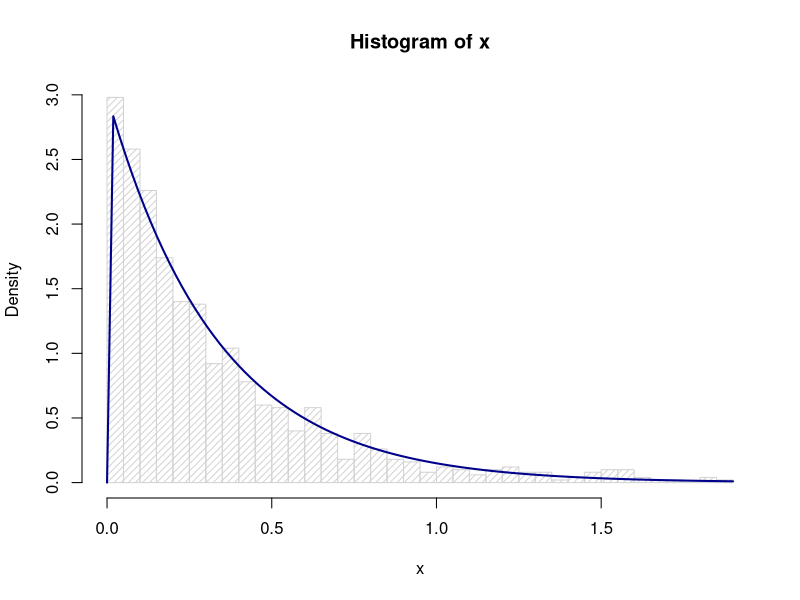
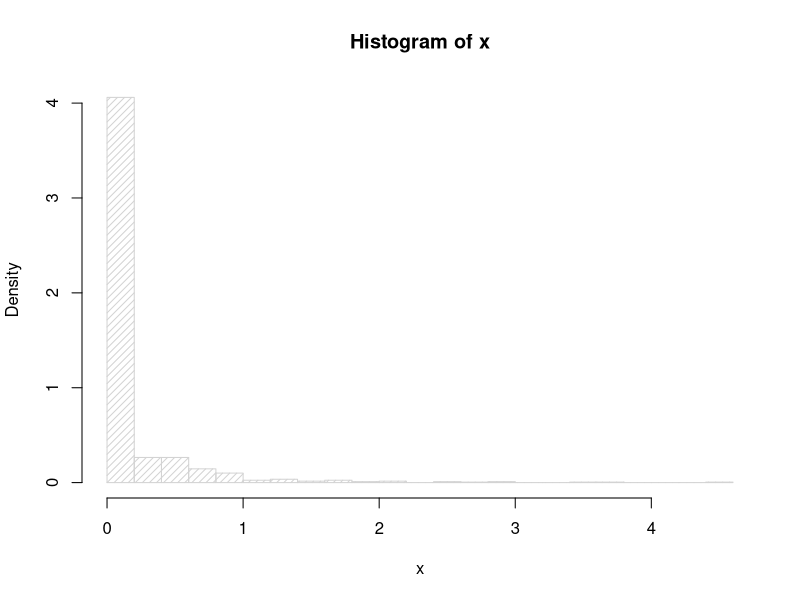
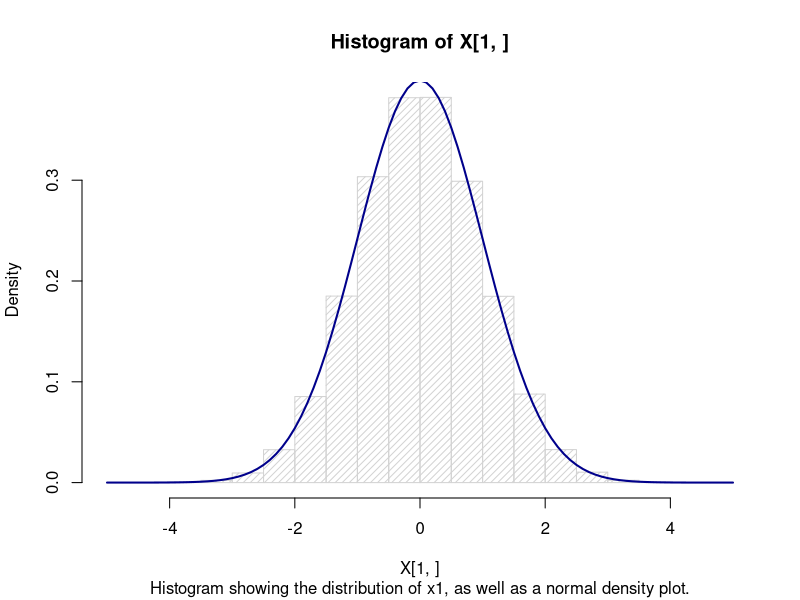
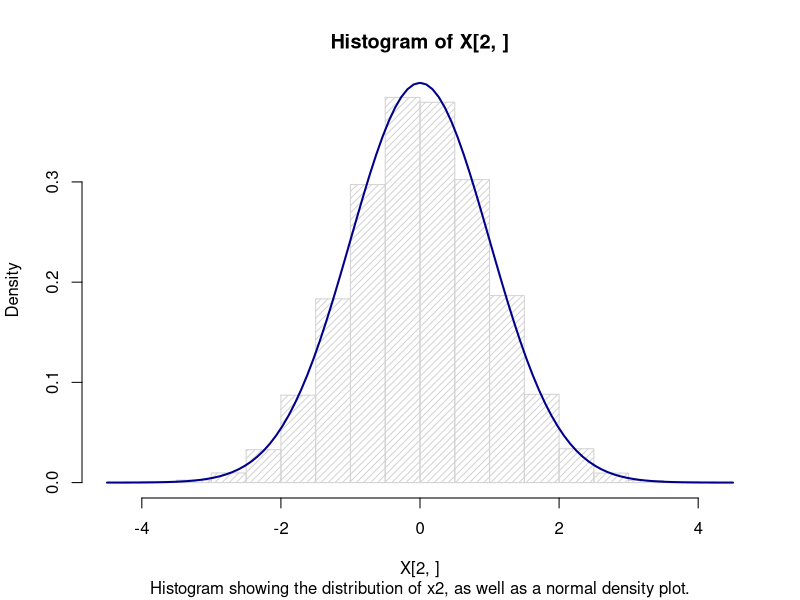
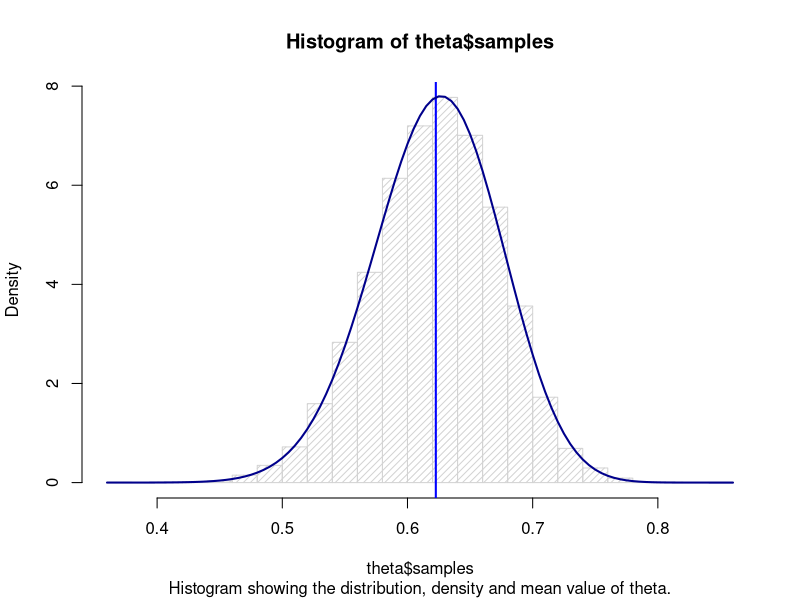
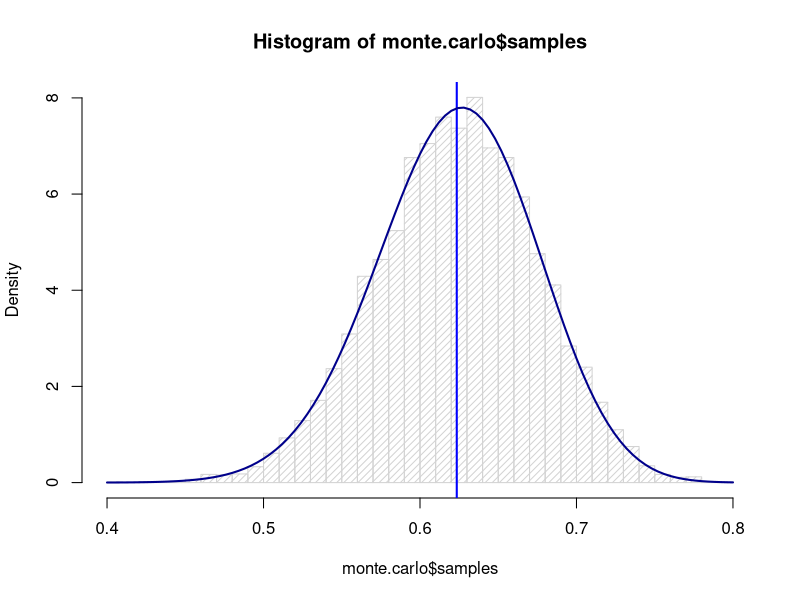

The R script that drew these images, in order:
## ---- chunk 1
knitr::opts_chunk$set(echo = TRUE)
## ---- chunk 2
# Generate samples from exponential distribution
rate <- 3 #Rate parameter
n <- 1000 #Number of samples
generate.exponential <- function(rate, n){
  u <- runif(n) # Uniform distributed random variable
  x <- - 1/rate * log(u) # Inversion method
  return(x)
}
x <- generate.exponential(rate, n)
hist(x, density=20, breaks = 30, prob=TRUE)
curve(dexp(x, rate=rate), add=TRUE, col="darkblue", lwd=2)
## ---- chunk 3
# Generate samples from g(X)
rate <- 3 #Rate parameter
n <- 1000 #Number of samples
alpha <- 0.1 # Alpha parameter
generate.samples.g<- function(alpha, n){
  c <- alpha*exp(1)/(alpha+exp(1)) # Analyticaly expression for c
  u <- runif(n) # Uniform distributed random variable
  x <- c()
  # For loop as we have to check which expression to apply
  for (i in 1:n){
    if (u[i] < c/(alpha)){
      x <- c(x, (u[i]*alpha/c)^(1/alpha))
    }
    else{
      x <- c(x, 1-log(exp(1)/c*(1-u[i])))
    }
    
  }
  return(x)
}
x <- generate.samples.g(alpha, n)
hist(x, density=20, breaks = 20, prob=TRUE)
## ---- chunk 4
# Generate samples from normal distribution with Box-Muller
n <- 100000 #Number of samples
generate.normal <- function(n){
  u1 <- runif(n) # Uniform distributed random variable
  u2 <- runif(n) # Uniform distributed random variable
  x1 <- sqrt(-2*log(u1))*cos(2*pi*u2) # Normal distributed random variable
  x2 <- sqrt(-2*log(u1))*sin(2*pi*u2) # Normal distributed random variable
  X <- rbind(x1, x2) # Format the variates to be a matrix
  return (X)
}
X <- generate.normal(n)
hist(X[1,], density=20, breaks = 30, prob=TRUE)
curve(dnorm, add=TRUE, col="darkblue", lwd=2)
title(main = NULL, sub = "Histogram showing the distribution of x1, as well as a normal density plot.", xlab = NULL, ylab = NULL)
hist(X[2,], density=20, breaks = 30, prob=TRUE)
curve(dnorm, add=TRUE, col="darkblue", lwd=2)
title(main = NULL, sub = "Histogram showing the distribution of x2, as well as a normal density plot.", xlab = NULL, ylab = NULL)
## ---- chunk 5
cat("Expected mean: ", c(0, 0), "\n")
cat("Expected covariance:  \n")
cbind(c(1,0),c(0,1))
cat("Sample mean: ", mean(X[1, ]), mean(X[2, ]), "\n")
cat("Sample covariance: \n")
cov(t(X))
## ---- chunk 6
# Generate n samples from d variate normal distribution
n <- 10000 #Number of samples
mu <- c(0, 0) #Expected values. d is the length of the mu vector
sigma <- cbind(c(1,0.5),c(0.5,1)) # Covariance between the different distributions
generate.d.normal <- function(n, mu, sigma){
  A <- chol(sigma) # Cholesky decompostion of the covariance matrix
  d <- length(mu) # Number of variates
  X <- generate.normal(n*d) # n*d normal distributed random variables
  x <- matrix(X[1,], nrow=d, ncol=n) # Format the random variables as a n x d matrix
  Z <- mu+t(A)%*%x # Scales the random variables to be d variate
  return(Z)
}
Z <- generate.d.normal(n, mu, sigma)
## ---- chunk 7
Z <- generate.d.normal(n, mu, sigma)
cat("Expected mean: ", mu, "\n")
cat("Expected covariance: \n")
sigma
cat("\n")
cat("Sample mean: ", mean(Z[1,]), mean(Z[2,]), "\n")
cat("Sample covariance: \n")
cov(t(Z))
## ---- chunk 8
#Function f(x) - gamma distributed returns a value given x and alpha
function.f <- function(x, alpha){
  if (x>0){
    return (x^(alpha-1)*exp(-x)/gamma(alpha))
  }
  else{
    return(0)
  }
}

#Function g(x) from A returns a value given x and alpha
function.g <- function(x, alpha){
  c = alpha*exp(1)/(alpha+exp(1))
  if (x>0 && x<1){
    return (c*x^(alpha-1))
  }
  else if(x >= 1){
    return(c*exp(-x))
  }
  else{
    return(0)
  }
}

# Generate n samples from d variate normal distribution
n <- 10000 #Number of samples
alpha <- 0.3
rejection.sampling <- function(n, alpha){
  c <- (alpha+exp(1))/(gamma(alpha)*alpha*exp(1)) # Expression for c
  samples <- c()
  for (i in 1:n){
    repeat{
      x <- generate.samples.g(alpha, 1) # Generate a sample from g
      acceptance.prob <- function.f(x, alpha)/(c*function.g(x, alpha)) # Compute acceptance probability
      if(runif(1) <= acceptance.prob){ # Check if random number is accepted
        samples <- c(samples, x) # Save accepted samples
        break
      }
    }
  }
  return (samples)
}
## ---- chunk 9
y <- rejection.sampling(n, alpha)
cat("Expected mean: ", alpha, "\n")
cat("Expected variance: ",alpha, " \n")
cat("Sample mean: ", mean(y), "\n")
cat("Sample variance: ",  var(y))

## ---- chunk 10
# An analytic log(gamma(x, alpha))-function
log.gamma <- function(x, alpha){
  return((alpha-1)*log(x)-x)
}
# Ratio-of-uniforms method
n <- 10000
alpha <- 30
ratio.of.uniforms <- function(n, alpha){
  sample.counter <- 0
  b.minus <- 0 # Expression for b-
  log.b.plus <- (alpha+1)/2*(log(alpha+1)-1) # Expression for log(b+)
  log.a <- (alpha-1)/2*(log(alpha-1)-1) # Expression for log(a)
  samples <- c()
  for(i in 1:n){
    repeat{
      sample.counter <- sample.counter + 1
      log.x1 <- -generate.exponential(1, rate=1) + log.a # Draw from log(x1)
      log.x2 <- -generate.exponential(1, rate=1) + log.b.plus # Draw from log(x2)
      log.y <- log.x2 - log.x1 # Compute log(y) = log(x2/x1)
      y <- exp(log.y) # Get y-value
      if (2*log.x1 <= log.gamma(y, alpha)){ # Check if value are accepted
        samples <- c(samples, y)
        break
      }
    }
  }
  cat("Rejection ratio: ", (sample.counter-n)/n , "\n")
  return (samples)
}
## ---- chunk 11
y <- ratio.of.uniforms(n, alpha)
print("Expected: ")
cat("Mean: ", alpha, "\n")
cat("Variance: ", alpha, "\n")
print("Observed: ")
cat("Mean: ", mean(y), "\n")
cat("Variance: ", var(y), "\n")
## ---- chunk 12
n = 10000
alpha = 0.1 # alpha parameter
beta = 2 # beta parameter
sample.gamma <- function(n, alpha, beta){
  if(alpha < 1){ #If alpha is less than 1, draw from the rejection sampling method
    return(rejection.sampling(n, alpha)/beta)
  }
  else if (alpha == 1){
    return(generate.exponential(1, n)/beta) # If alpha is equal to 1, draw from Exp(1)
  }
  else if (alpha > 1){
    return(ratio.of.uniforms(n, alpha)/beta) # If alpha is larger than 1, draw from ratio-of-uniforms method
  }
  else{
    return(0)
  }
}
## ---- chunk 13
y <- sample.gamma(n, alpha, beta)
print("Expected: ")
cat("Mean: ", alpha/beta, "\n")
cat("Variance: ", alpha/beta^2, "\n")
print("Observed: ")
cat("Mean: ", mean(y), "\n")
cat("Variance: ", var(y), "\n")
## ---- chunk 14

# Here, the user can manually change the alpha vector
# in order to draw a sample from any chosen Dirichlet distribution.
alphas.from.user=c(1.34534,0.9345,0.6356,20,14,5,2)

gammas.in.dirichlet <- function(alpha){
  n=length(alpha)
  gammas <- c()
  for(i in 1:n){
    gammas <- c(gammas, sample.gamma(1,alpha[i],1))
  }
  return(gammas)
}

generate.dirichlet <- function(alpha){  # Creates Dirichlet distributed vector
  g<-gammas.in.dirichlet(alpha)         # with the K chosen alphas 
  print(g)                              # as K-variate parameter vector.
  v<-sum(g)
  z=g/v
  return(z)
}       
dirich.var<-generate.dirichlet(alphas.from.user)
dirich.var             # The elements in the Dirichlet distribution
print(sum(dirich.var)) # The sum of the elements in the Dirichlet distribution
## ---- chunk 15
# Rejection sampling
n <- 20000 #Number of samples

# The posterior function, returns value based on input theta
posterior.f <- function(theta){
  y <- c(125, 18, 20, 34)
  return ((2+theta)^y[1]*(1-theta)^(y[2]+y[3])*theta^y[4])
  
}
rejection.sampling.multinomial <- function(n){
  sample.counter <- 0
  c <- optimize(posterior.f, c(0, 1), maximum=TRUE)$objective # Finds c times the normalizing constant
  samples <- c()
  for(i in 1:n){
    repeat{
      sample.counter <- sample.counter + 1
      theta <- runif(1) # Draw theta from uniform distribution
      acceptance.prob <- posterior.f(theta)/c # Computes alpha
      u <- runif(1) # Draw random value for uniform distribution
      if (u <= acceptance.prob){ # Check if the theta is accepted
        samples <- c(samples, theta) # If accepted, store theta in samples
        break
      }
    }
  }
  return (list("samples" = samples, "number.samples" = sample.counter))
}
theta <- rejection.sampling.multinomial(n)
## ---- chunk 16
hist(theta$samples, density=20, breaks = 30, prob=TRUE)
abline(v = mean(theta$samples), col = "blue", lwd = 2)
title(main = NULL, sub = "Histogram showing the distribution, density and mean value of theta.", xlab = NULL, ylab = NULL)
curve(posterior.f(x)/integrate(posterior.f, lower=0, upper=1)$value, add=TRUE, col="darkblue", lwd=2)
cat("Theta sample mean", mean(theta$samples))
## ---- chunk 17
# Using monte carlo integration to estimate the mean
monte.carlo.integration <- function(){
  n <- 10000 # Number of samples
  samples <- rejection.sampling.multinomial(n)$samples # Sample n samples from the posterior distribution of theta
  mu <- sum(samples)/n # Monte carlo estimate of the mean
  return (list("observed_mean" = mu, "samples" = samples))
}
monte.carlo <- monte.carlo.integration()

# Show histogram, density and mean of the samples
hist(monte.carlo$samples, density=20, breaks = 30, prob=TRUE)
abline(v = mean(monte.carlo$samples), col = "blue", lwd = 2)
curve(posterior.f(x)/integrate(posterior.f, lower=0, upper=1)$value, add=TRUE, col="darkblue", lwd=2)

# Function that returns theta*f(theta) for some value of theta
numerical.integration <- function(theta){
  return (theta*posterior.f(theta))
}
# Numerival integration of theta*f(theta) to obtain the expected mean
Analytic_mean <- integrate(numerical.integration, lower=0,upper=1)$value/integrate(posterior.f, lower=0, upper=1)$value
## ---- chunk 18
cat("Monte Carlo mean: ", monte.carlo$observed_mean, "\n")
cat("Analytic mean: ", Analytic_mean, "\n")
## ---- chunk 19
n = 20000 #number of samples
cat("Observed: ", rejection.sampling.multinomial(n)$number.samples/n)
cat("Analytic: ", optimize(posterior.f, c(0, 1), maximum=TRUE)$objective/integrate(posterior.f, lower=0, upper=1)$value)
## ---- chunk 20
# Function that returns value from Beta(alpha, beta) distribution
beta.distribution <- function(x, alpha, beta){
  return(x^(alpha-1)*(1-x)^(beta-1)/beta(alpha, beta))
}
importance.sampling <- function(n){
  samples <- rejection.sampling.multinomial(n)$samples # Draw samples from the posterior with Beta(1, 1) as prior
  w = (1-samples)^4 # Compute the weights
  mu.is <- sum(samples*w)/sum(w) # Compute the importance sampling
  return(mu.is)
}

importance.sampling(20000)
